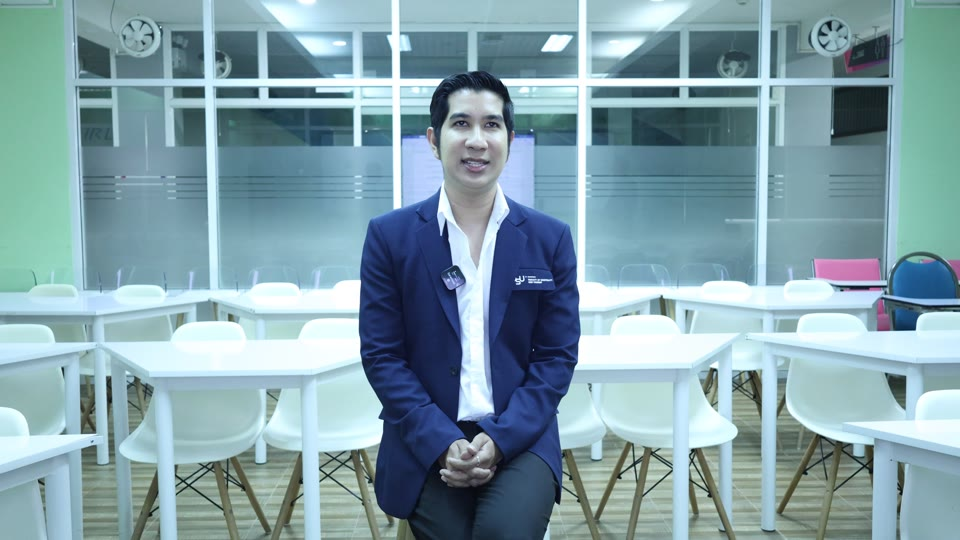
#> input picture eval_vision_pathawee/shot_01_aroll.jpg, 960 x 540 px
$ python render_cover_card_pillow.py out.png ../eval_vision_pathawee/shot_01_aroll.jpg ../eval_vision_pathawee/shot_02_aroll.jpg ../eval_vision_pathawee/shot_02_aroll.jpg ../eval_vision_pathawee/shot_02_aroll.jpg
#> lines starting #> are read from the running program, lines starting #| are printed output that depends on the picture
import sys
import os
from PIL import Image, ImageDraw, ImageFont, ImageFilter

def render_cover_card(output_path, photo_path, name, position, award):
#> called with output_path = 'out.png'
    w, h = 1920, 1080
    # 1. Background: Deep Midnight Navy
    base = Image.new("RGB", (w, h), (11, 18, 32))
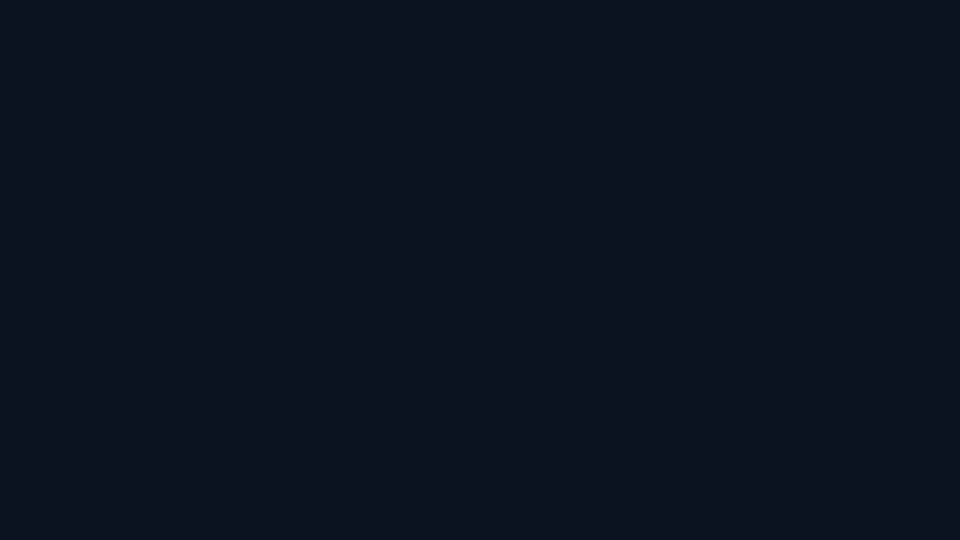
#> base: PIL image 1920x1080 RGB (shown at 1/2 size); mean R, G, B 11, 18, 32
    draw = ImageDraw.Draw(base)

    # Ambient radial gradient
    glow = Image.new("RGBA", (w, h), (0, 0, 0, 0))
#> glow: PIL image 1920x1080 RGBA; every value is 0
    glow_draw = ImageDraw.Draw(glow)
    glow_draw.ellipse([400, 200, 1600, 1000], fill=(20, 45, 85, 90))
    glow = glow.filter(ImageFilter.GaussianBlur(120))
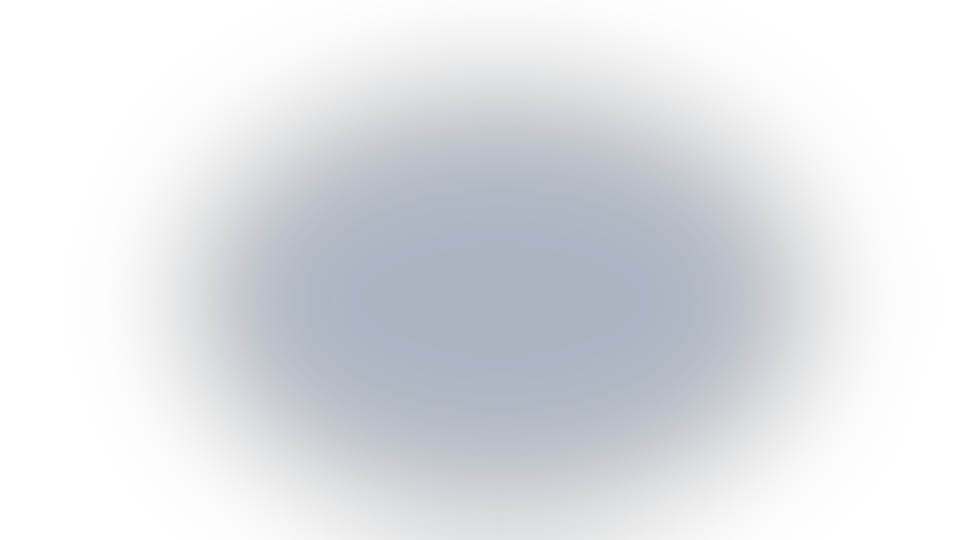
#> glow: PIL image 1920x1080 RGBA (shown at 1/2 size); mean R, G, B, A 7.2, 16.2, 30.6, 32.5; transparent parts drawn white
    base = Image.alpha_composite(base.convert("RGBA"), glow)
#> base: PIL image 1920x1080 RGBA

    # 2. Right Portrait Card
    if os.path.exists(photo_path):
        photo = Image.open(photo_path).convert("RGB")
#> photo is the input picture: PIL image 960x540 RGB; mean R, G, B 130.8, 160.8, 170
        target_w, target_h = 560, 800
        # Aspect crop
        scale = max(target_w / photo.width, target_h / photo.height)
#> scale = 1.48
        new_size = (int(photo.width * scale), int(photo.height * scale))
#> new_size = (1422, 800)
        photo_scaled = photo.resize(new_size, Image.Resampling.LANCZOS)
        left = (photo_scaled.width - target_w) // 2
#> left = 431
        top = (photo_scaled.height - target_h) // 2
#> top = 0
        photo_cropped = photo_scaled.crop((left, top, left + target_w, top + target_h))
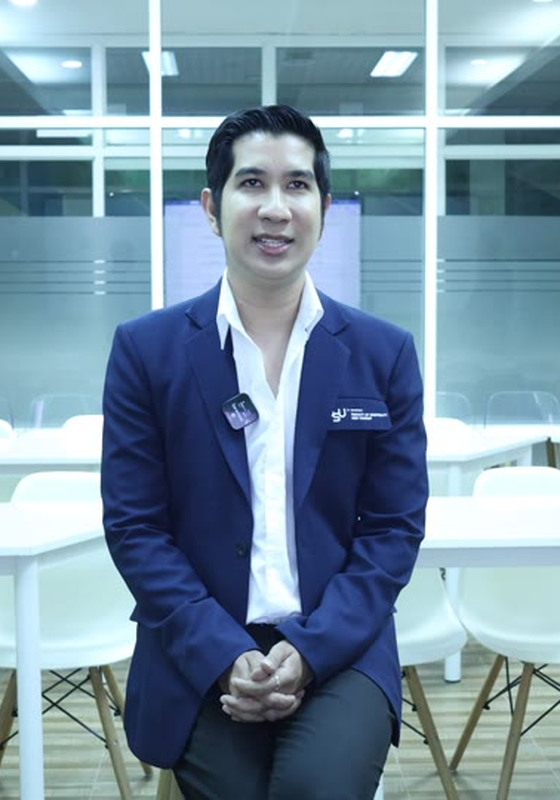
#> photo_cropped: PIL image 560x800 RGB; mean R, G, B 120.7, 146, 163.3

        # Rounded mask
        mask = Image.new("L", (target_w, target_h), 0)
#> mask: PIL image 560x800 L; every value is 0
        mask_draw = ImageDraw.Draw(mask)
        mask_draw.rounded_rectangle([0, 0, target_w, target_h], radius=24, fill=255)

        # Card shadow
        card_x, card_y = 1220, 140
        shadow = Image.new("RGBA", (w, h), (0, 0, 0, 0))
        shadow_draw = ImageDraw.Draw(shadow)
        shadow_draw.rounded_rectangle([card_x-10, card_y+10, card_x+target_w+10, card_y+target_h+30], radius=28, fill=(0, 0, 0, 180))
        shadow = shadow.filter(ImageFilter.GaussianBlur(30))
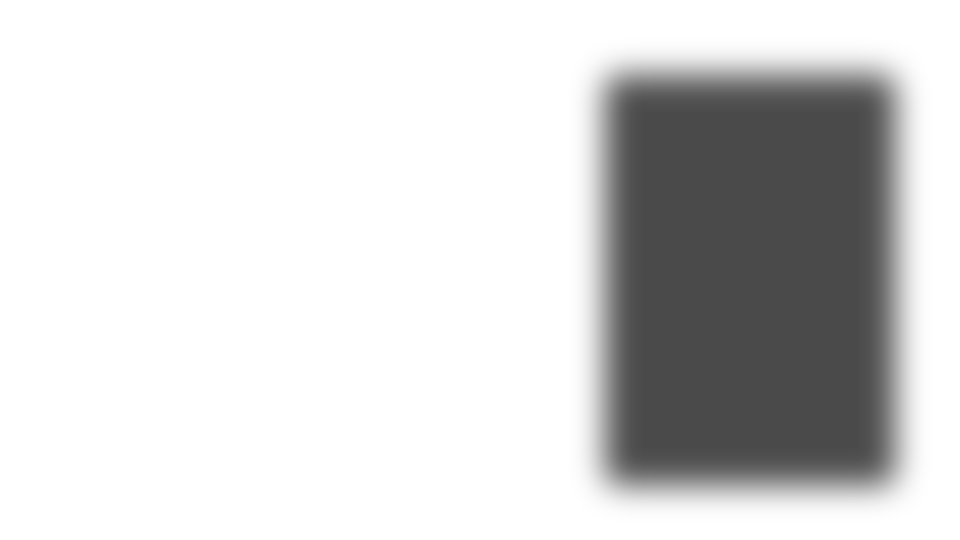
#> shadow: PIL image 1920x1080 RGBA (shown at 1/2 size); mean R, G, B, A 0, 0, 0, 41.3; transparent parts drawn white
        base = Image.alpha_composite(base, shadow)
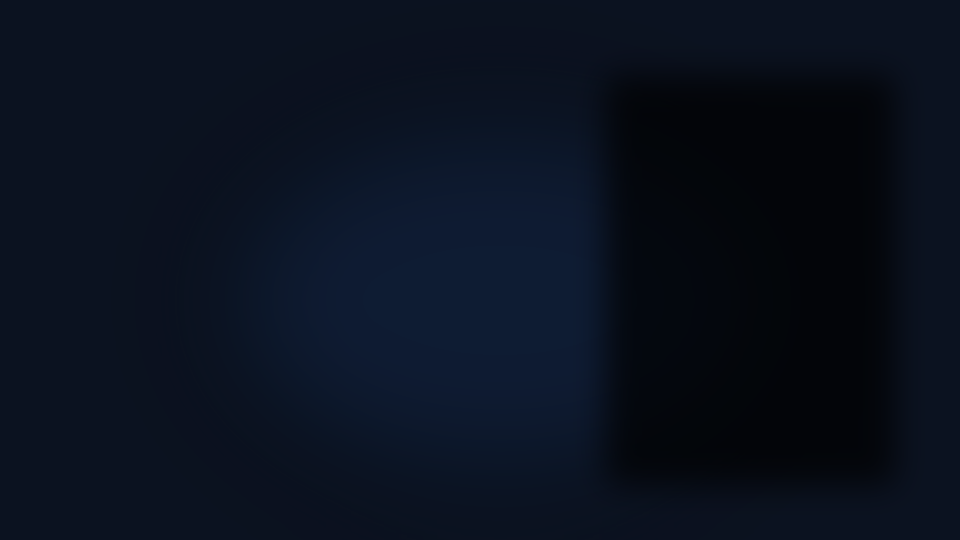
#> base: PIL image 1920x1080 RGBA (shown at 1/2 size); mean R, G, B, A 9.6, 16.7, 30, 255

        # Paste photo
        base.paste(photo_cropped, (card_x, card_y), mask)
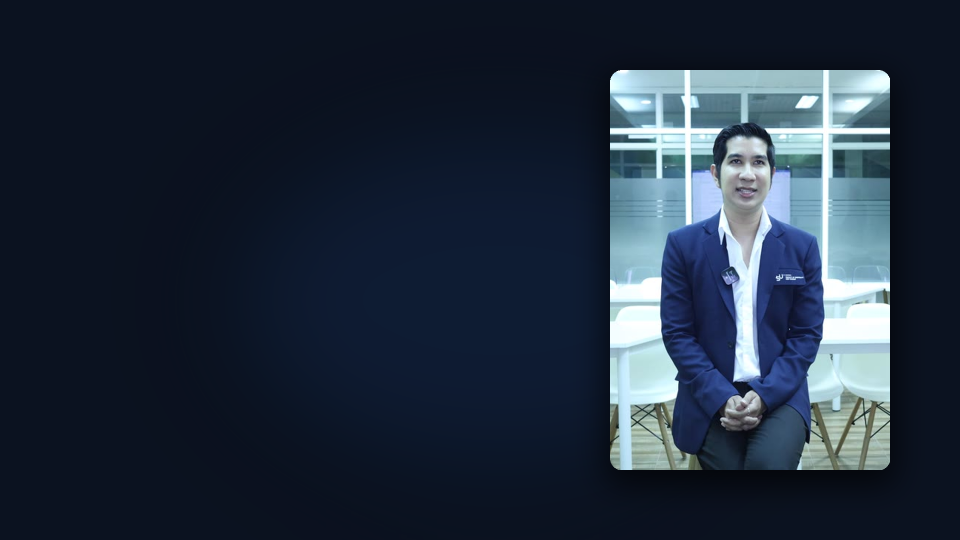
#> base: PIL image 1920x1080 RGBA (shown at 1/2 size); mean R, G, B, A 34.9, 46.8, 62.7, 255

        # Gold frame border
        border_overlay = Image.new("RGBA", (w, h), (0, 0, 0, 0))
        border_draw = ImageDraw.Draw(border_overlay)
        border_draw.rounded_rectangle([card_x, card_y, card_x+target_w, card_y+target_h], radius=24, outline=(229, 169, 60, 220), width=3)
        base = Image.alpha_composite(base, border_overlay)

    # 3. Typography with PSU Stidti
    draw_final = ImageDraw.Draw(base)
    font_bold = "/Library/Fonts/PSU-Stidti-Bold.otf"
    font_reg = "/Library/Fonts/PSU-Stidti-Regular.otf"

    f_eyebrow = ImageFont.truetype(font_reg, 24)
    f_title = ImageFont.truetype(font_bold, 58)
    f_sub = ImageFont.truetype(font_bold, 30)

    # Decorative accent bar
    draw_final.rounded_rectangle([120, 680, 200, 686], radius=3, fill=(229, 169, 60))

    # Text rendering
    # Eyebrow
    draw_final.text((120, 706), award, font=f_eyebrow, fill=(229, 169, 60))
    # Title (Professor name)
    draw_final.text((120, 755), name, font=f_title, fill=(255, 255, 255))
    # Subtitle (Faculty / Department)
    draw_final.text((120, 840), position, font=f_sub, fill=(0, 229, 255))

    base = base.convert("RGB")
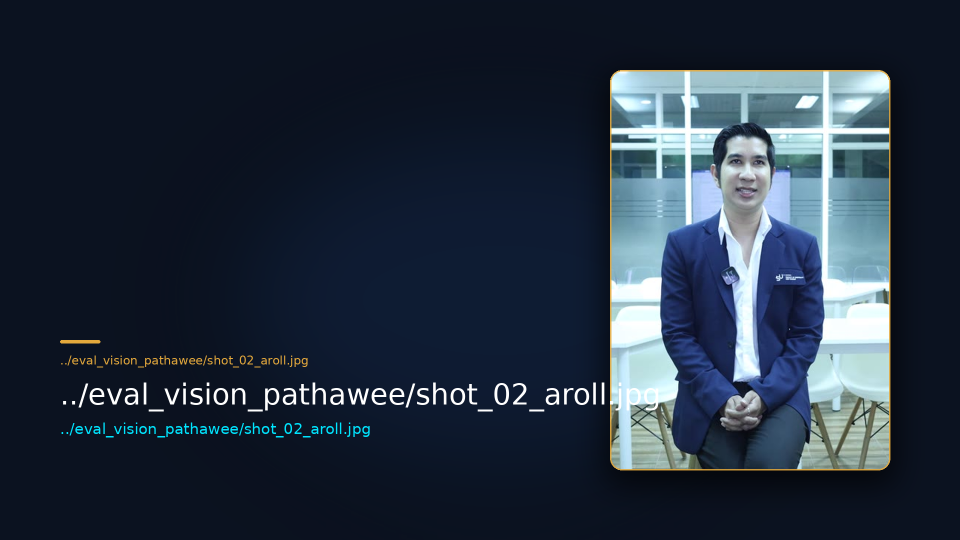
#> base: PIL image 1920x1080 RGB (shown at 1/2 size); mean R, G, B 37, 48.8, 64.1
    base.save(output_path, "JPEG", quality=95)
    print(f"Rendered Cover Card to: {output_path}")

if __name__ == "__main__":
    out = sys.argv[1]
    photo = sys.argv[2]
    name = sys.argv[3]
    pos = sys.argv[4]
    award = sys.argv[5]
    render_cover_card(out, photo, name, pos, award)
